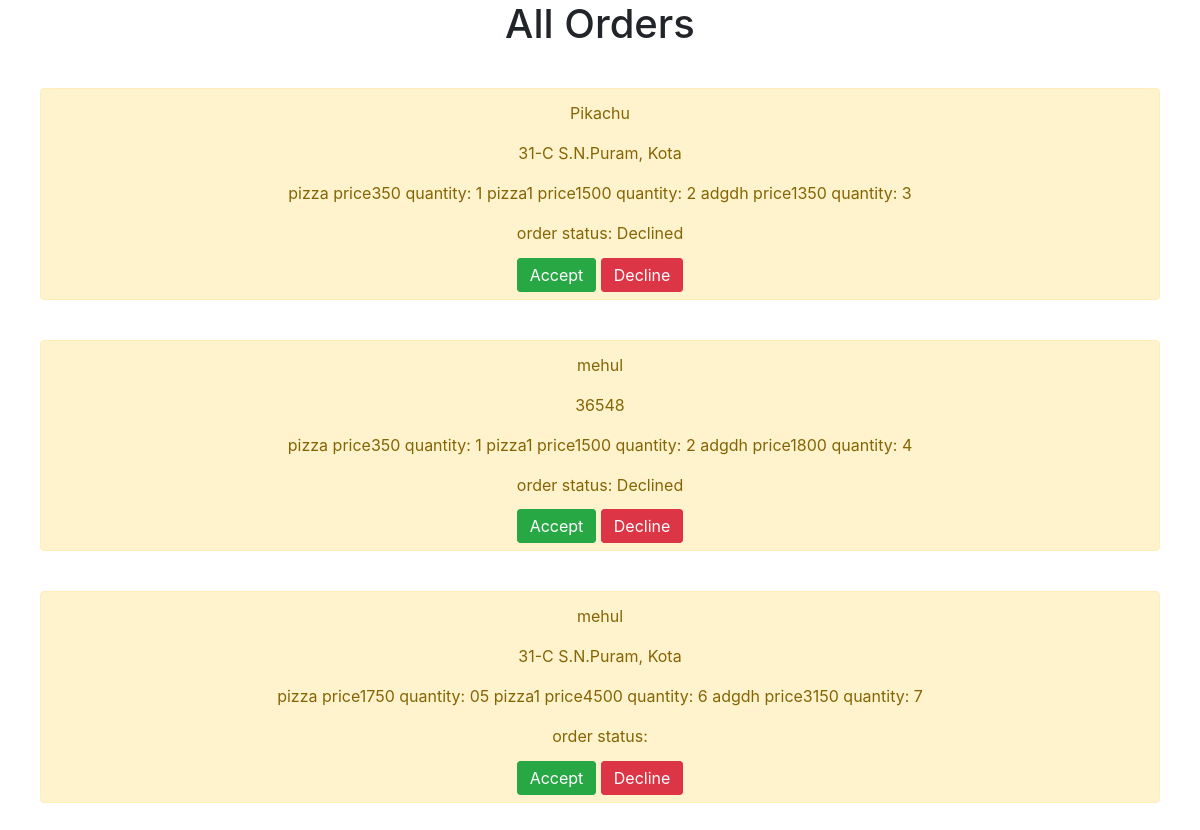
The page /adminorderrequest/ on the database its author committed.
### pizzas/models.py (models this page shows)
class OrderModel(models.Model):
    username = models.CharField(max_length=10)
    phoneno = models.CharField(max_length=10)
    address = models.CharField(max_length=10)
    orderitems = models.CharField(max_length=10)
    status = models.CharField(max_length=10)

### pizzas/views.py (the view)
# urls.py: path('adminorderrequest/',adminorder),
def adminorder(request):
    orders = OrderModel.objects.all()
    context = {'orders' : orders}
    return render(request,'pizzaapp/adminorderrequest.html',context)

### templates/pizzaapp/adminorderrequest.html
{% extends 'base.html' %}
{% block content %}
<h1 style="text-align: center;">All Orders</h1>
{% for order in orders %}
<div style="margin: 40px; text-align: center;" class="alert alert-warning" role="alert">
    <p style="text-align: center;">{{order.username}}</p>
    <p style="text-align: center;">{{order.address}}</p>
    <p style="text-align: center;">{{order.orderitems}}</p>
    <p style="text-align: center;">order status: {{order.status}}</p>
    <div class="container" style="margin: auto;width: 250px;">
    <a href="/acceptorder/{{order.id}}/" style="display:inline;" class="btn btn-success">Accept</a>
    <a href="/declineorder/{{order.id}}/" style="display:inline;" class="btn btn-danger">Decline</a>
    </div>
</div>
{% endfor %}
{% endblock %}

### templates/base.html (shortened to what this page needs)
<!DOCTYPE html>
<html>
    <head>
        <link rel="stylesheet" href="https://stackpath.bootstrapcdn.com/bootstrap/4.5.2/css/bootstrap.min.css">
    </head>
    <body>
        {% block content %}
        {% endblock %}
    </body>
</html>

### rows shown on the page
OrderModel: username "Pikachu", address "31-C S.N.Puram, Kota", orderitems "pizza price350 quantity: 1 pizza1 price1500 quantity: 2 adgdh price1350 quantity: 3", status "Declined"
OrderModel: username "mehul", address "36548", orderitems "pizza price350 quantity: 1 pizza1 price1500 quantity: 2 adgdh price1800 quantity: 4", status "Declined"
OrderModel: username "mehul", address "31-C S.N.Puram, Kota", orderitems "pizza price1750 quantity: 05 pizza1 price4500 quantity: 6 adgdh price3150 quantity: 7"
